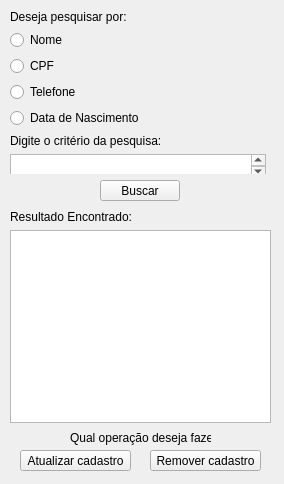
<?xml version="1.0" encoding="UTF-8"?>
<ui version="4.0">
 <class>Form</class>
 <widget class="QWidget" name="Form">
  <property name="geometry">
   <rect>
    <x>0</x>
    <y>0</y>
    <width>284</width>
    <height>484</height>
   </rect>
  </property>
  <property name="windowTitle">
   <string>Form</string>
  </property>
  <widget class="QWidget" name="layoutWidget">
   <property name="geometry">
    <rect>
     <x>10</x>
     <y>10</y>
     <width>264</width>
     <height>164</height>
    </rect>
   </property>
   <layout class="QFormLayout" name="formLayout_3">
    <item row="0" column="0">
     <widget class="QLabel" name="label_4">
      <property name="text">
       <string>Deseja pesquisar por:</string>
      </property>
     </widget>
    </item>
    <item row="1" column="0">
     <widget class="QRadioButton" name="radNomeRA">
      <property name="text">
       <string>Nome</string>
      </property>
     </widget>
    </item>
    <item row="2" column="0">
     <widget class="QRadioButton" name="radCpfRA">
      <property name="text">
       <string>CPF</string>
      </property>
     </widget>
    </item>
    <item row="3" column="0">
     <widget class="QRadioButton" name="radTelRA">
      <property name="text">
       <string>Telefone</string>
      </property>
     </widget>
    </item>
    <item row="4" column="0">
     <widget class="QRadioButton" name="radDatanascRA">
      <property name="text">
       <string>Data de Nascimento</string>
      </property>
     </widget>
    </item>
    <item row="5" column="0">
     <widget class="QLabel" name="label_5">
      <property name="text">
       <string>Digite o critério da pesquisa:</string>
      </property>
     </widget>
    </item>
    <item row="6" column="0">
     <widget class="QPlainTextEdit" name="txtCriterioRA">
      <property name="minimumSize">
       <size>
        <width>0</width>
        <height>24</height>
       </size>
      </property>
      <property name="maximumSize">
       <size>
        <width>16777215</width>
        <height>24</height>
       </size>
      </property>
     </widget>
    </item>
   </layout>
  </widget>
  <widget class="QWidget" name="layoutWidget_2">
   <property name="geometry">
    <rect>
     <x>10</x>
     <y>210</y>
     <width>261</width>
     <height>213</height>
    </rect>
   </property>
   <layout class="QGridLayout" name="gridLayout_2">
    <item row="0" column="0">
     <widget class="QLabel" name="label_6">
      <property name="text">
       <string>Resultado Encontrado:</string>
      </property>
     </widget>
    </item>
    <item row="1" column="0">
     <widget class="QTextBrowser" name="txtResultadoRA"/>
    </item>
   </layout>
  </widget>
  <widget class="QPushButton" name="btnBuscarRA">
   <property name="geometry">
    <rect>
     <x>100</x>
     <y>180</y>
     <width>80</width>
     <height>21</height>
    </rect>
   </property>
   <property name="text">
    <string>Buscar</string>
   </property>
  </widget>
  <widget class="QLabel" name="label_7">
   <property name="geometry">
    <rect>
     <x>70</x>
     <y>430</y>
     <width>141</width>
     <height>16</height>
    </rect>
   </property>
   <property name="text">
    <string>Qual operação deseja fazer:</string>
   </property>
  </widget>
  <widget class="QPushButton" name="btnAtualizarRA">
   <property name="geometry">
    <rect>
     <x>20</x>
     <y>450</y>
     <width>111</width>
     <height>21</height>
    </rect>
   </property>
   <property name="text">
    <string>Atualizar cadastro</string>
   </property>
  </widget>
  <widget class="QPushButton" name="btnRemoverRA">
   <property name="geometry">
    <rect>
     <x>150</x>
     <y>450</y>
     <width>111</width>
     <height>21</height>
    </rect>
   </property>
   <property name="text">
    <string>Remover cadastro</string>
   </property>
  </widget>
 </widget>
 <resources/>
 <connections/>
</ui>
